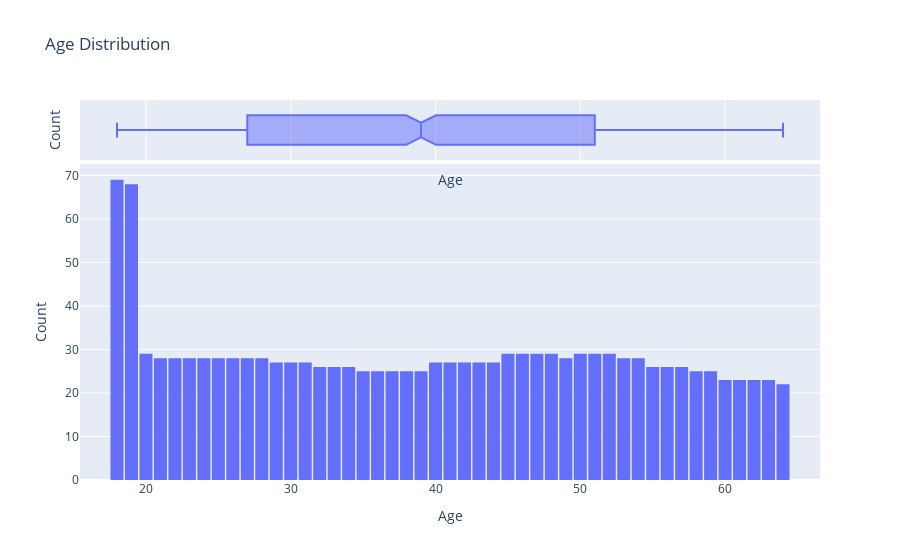

The notebook cell saved with this chart:
### Code cell
fig = px.histogram(medical_df, 
                   x='age',
                   marginal='box',
                   nbins=47,
                   title='Age Distribution')
fig.update_layout(bargap=0.1)
fig.update_xaxes(title_text='Age')
fig.update_yaxes(title_text='Count')
fig.show()

### Figure 1 — Plotly figure (JSON) as saved in the notebook; plotly's stock layout.template omitted (floating-point values rounded to 4 significant figures; data arrays with more than 128 entries replaced by an {"elided": "..."} marker saying what was removed)
{"data": [{"alignmentgroup": "True", "bingroup": "x", "hovertemplate": "age=%{x}<br>count=%{y}<extra></extra>", "legendgroup": "", "marker": {"color": "#636efa", "pattern": {"shape": ""}}, "name": "", "nbinsx": 47, "offsetgroup": "", "orientation": "v", "showlegend": false, "type": "histogram", "x": {"elided": "1338 int values"}, "xaxis": "x", "yaxis": "y"}, {"alignmentgroup": "True", "hovertemplate": "age=%{x}<extra></extra>", "legendgroup": "", "marker": {"color": "#636efa"}, "name": "", "notched": true, "offsetgroup": "", "showlegend": false, "type": "box", "x": {"elided": "1338 int values"}, "xaxis": "x2", "yaxis": "y2"}], "layout": {"autosize": true, "bargap": 0.1, "barmode": "relative", "legend": {"tracegroupgap": 0}, "title": {"text": "Age Distribution"}, "xaxis": {"anchor": "y", "autorange": true, "domain": [0, 1], "range": [15.44, 66.56], "title": {"text": "Age"}, "type": "linear"}, "xaxis2": {"anchor": "y2", "autorange": true, "domain": [0, 1], "matches": "x", "range": [15.44, 66.56], "showgrid": true, "showticklabels": false, "title": {"text": "Age"}, "type": "linear"}, "yaxis": {"anchor": "x", "autorange": true, "domain": [0, 0.8316], "range": [0, 72.63], "title": {"text": "Count"}}, "yaxis2": {"anchor": "x2", "autorange": true, "domain": [0.8416, 1], "matches": "y2", "range": [-0.5, 0.5], "showgrid": false, "showline": false, "showticklabels": false, "ticks": "", "title": {"text": "Count"}, "type": "category"}}}
